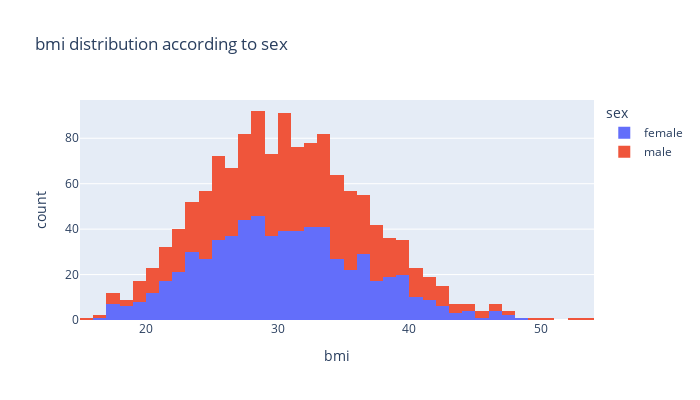

The code cell stored with this chart in its notebook:
### Code cell
fig = px.histogram(df, x='bmi', color='sex',title='bmi distribution according to sex',width = 700, height= 400)

fig.show()

### Figure 1 — Plotly figure (JSON) as saved in the notebook; plotly's stock layout.template omitted (floating-point values rounded to 4 significant figures; data arrays with more than 128 entries replaced by an {"elided": "..."} marker saying what was removed)
{"data": [{"alignmentgroup": "True", "bingroup": "x", "hovertemplate": "sex=female<br>bmi=%{x}<br>count=%{y}<extra></extra>", "legendgroup": "female", "marker": {"color": "#636efa", "pattern": {"shape": ""}}, "name": "female", "offsetgroup": "female", "orientation": "v", "showlegend": true, "type": "histogram", "x": {"elided": "662 float values"}, "xaxis": "x", "yaxis": "y"}, {"alignmentgroup": "True", "bingroup": "x", "hovertemplate": "sex=male<br>bmi=%{x}<br>count=%{y}<extra></extra>", "legendgroup": "male", "marker": {"color": "#EF553B", "pattern": {"shape": ""}}, "name": "male", "offsetgroup": "male", "orientation": "v", "showlegend": true, "type": "histogram", "x": {"elided": "676 float values"}, "xaxis": "x", "yaxis": "y"}], "layout": {"barmode": "relative", "height": 400, "legend": {"title": {"text": "sex"}, "tracegroupgap": 0}, "title": {"text": "bmi distribution according to sex"}, "width": 700, "xaxis": {"anchor": "y", "domain": [0, 1], "title": {"text": "bmi"}}, "yaxis": {"anchor": "x", "domain": [0, 1], "title": {"text": "count"}}}}
